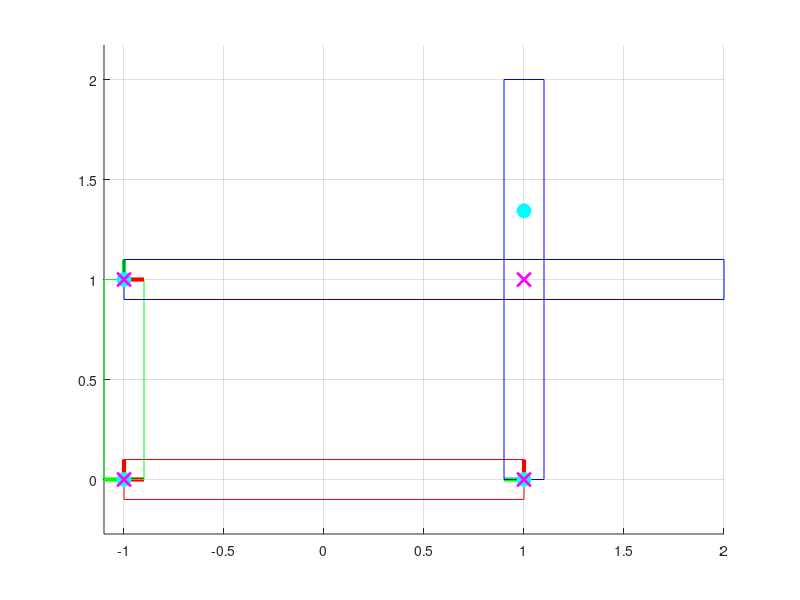

This chart was generated by the following MATLAB code: (Note: this script raises an error after producing the figure.)
function linkages(scene)
if nargin < 1
    scene = 0;
end

% Set up the scene here.
% Note that links don't have to be placed exactly. The first call to
% solveLinkage() will automatically snap the links so that all the
% constraints are satisfied.
%% Must donwload Optimize Toolbox on MATLAB

%% Compiling: Run > 'Run: type code to run' > (i.e. Run linkages[case#])

linkages = [];
pins = [];
particles = [];
switch scene
    case 0
        % Crank-rocker
            loop = 1;
            % Bottom link
            links(1).angle = 0; % rotation from the positive x-axis
            links(1).pos = [-1;0]; % position of the center of rotation
            links(1).verts = [0,-0.1;2,-0.1;2,0.1;0,0.1]'; % display vertices
            % Left link
            links(2).angle = pi/2;
            links(2).pos = [-1;0];
            links(2).verts = [0,-0.1;1,-0.1;1,0.1;0,0.1]';
            % Right link
            links(3).angle = pi/2;
            links(3).pos = [1;0];
            links(3).verts = [0,-0.1;2,-0.1;2,0.1;0,0.1]';
            % Top link
            links(4).angle = 0;
            links(4).pos = [-1;1];
            links(4).verts = [0,-0.1;3,-0.1;3,0.1;0,0.1]';
            
            % Which link is grounded?
            grounded = 1; %%%%% 1 is the linkage that wants to be grounded
            % Which link is the driver?
            % Note: the driver must be attached (with a pin) to the ground.
            driver = 2; %%%%% 2 is drives the linkage (left linkage)
            
            % Bottom-left
            pins(1).links = [1,2];
            pins(1).pts = [0,0;0,0]';
            % Bottom-right
            pins(2).links = [1,3];
            pins(2).pts = [2,0;0,0]';
            % Left-top
            pins(3).links = [2,4];
            pins(3).pts = [1,0;0,0]';
            % Right-top
            pins(4).links = [3,4];
            pins(4).pts = [1+rand(1),0;2,0]'; % pin location on link3 is randomized
            
            % List of tracer particles for display
            particles(1).link = 4; % which link?
            particles(1).pt = [0.5;0.1]; % tracer particle point in local coords
            particles(1).ptsWorld = zeros(2,0); % transformed points, initially empty
            particles(2).link = 4;
            particles(2).pt = [2.5;-0.1];
            particles(2).ptsWorld = zeros(2,0);
    





    %% Assignment
    case 1
        % Drag-link
        loop = 1;
            % Bottom link
            links(1).angle = 0; % rotation from the positive x-axis
            links(1).pos = [-1;0]; % position of the center of rotation
            links(1).verts = [0,-0.1;1,-0.1;1,0.1;0,0.1]'; % display vertices
%                                    ^      ^           
            % Left link
            links(2).angle = pi/2;
            links(2).pos = [-1;0];
            links(2).verts = [0,-0.1;1.5,-0.1;1.5,0.1;0,0.1]';
            
            % Right link
            links(3).angle = pi/2;
            links(3).pos = [1;0];
            links(3).verts = [0,-0.1;2,-0.1;2,0.1;0,0.1]';
            
            % Top link
            links(4).angle = 0;
            links(4).pos = [-1;1];
            links(4).verts = [0,-0.1;2,-0.1;2,0.1;0,0.1]';
            
            % Which link is grounded?
            grounded = 1; %%%%% 1 is the linkage that wants to be grounded
            % Which link is the driver?
            % Note: the driver must be attached (with a pin) to the ground.
            driver = 2; %%%%% 2 is drives the linkage (left linkage)
            
            % Bottom-left
            pins(1).links = [1,2];
            pins(1).pts = [0,0;0,0]';
            
            % Bottom-right
            pins(2).links = [1,3];
            pins(2).pts = [1,0;0,0]';
            
            % Left-top
            pins(3).links = [2,4];
            pins(3).pts = [1.5,0;0,0]';
            
            % Right-top
            pins(4).links = [3,4];
            pins(4).pts = [2,0;2,0]'; % pin location on link3 is randomized
            
            % List of tracer particles for display
            particles(1).link = 4; % which link?
            particles(1).pt = [0;0.1]; % tracer particle point in local coords
            particles(1).ptsWorld = zeros(2,0); % transformed points, initially empty
            particles(2).link = 4;
            particles(2).pt = [2;-0.1];
            particles(2).ptsWorld = zeros(2,0);
    

           %% Fix: Creating rocking motion %%%%%%%%%%
    case 2
        % Double-rocker
           loop = 0;
            % Bottom link
            links(1).angle = 0; % rotation from the positive x-axis
            links(1).pos = [-1;0]; % position of the center of rotation
            links(1).verts = [0,-0.1;1.5,-0.1;1.5,0.1;0,0.1]'; % display vertices
            % Left link
            links(2).angle = pi/2;
            links(2).pos = [-1;0];
            links(2).verts = [0,-0.1;2,-0.1;2,0.1;0,0.1]';
            % Right link
            links(3).angle = pi/2;
            links(3).pos = [1;0];
            links(3).verts = [0,-0.1;1.8,-0.1;1.8,0.1;0,0.1]';
            % Top link
            links(4).angle = 0;
            links(4).pos = [-1;1];
            links(4).verts = [0,-0.1;1,-0.1;1,0.1;0,0.1]';
            
            % Which link is grounded?
            grounded = 1; %%%%% 1 is the linkage that wants to be grounded
            % Which link is the driver?
            % Note: the driver must be attached (with a pin) to the ground.
            driver = 2; %%%%% 2 is drives the linkage (left linkage)
            
            % Bottom-left
            pins(1).links = [1,2];
            pins(1).pts = [0,0;0,0]';
            % Bottom-right
            pins(2).links = [1,3];
            pins(2).pts = [1.5,0;0,0]';
            % Left-top
            pins(3).links = [2,4];
            pins(3).pts = [2,0;0,0]';
            % Right-top
            pins(4).links = [3,4];
            pins(4).pts = [1.8,0;1,0]'; % pin location on link3 is randomized
            
            % List of tracer particles for display
            particles(1).link = 4; % which link?
            particles(1).pt = [0;0.1]; % tracer particle point in local coords
            particles(1).ptsWorld = zeros(2,0); % transformed points, initially empty
            particles(2).link = 4;
            particles(2).pt = [1;-0.1];
            particles(2).ptsWorld = zeros(2,0);
    
    
    case 3
        % Hoekens
            loop = 1;
            % Bottom link
            links(1).angle = 0; % rotation from the positive x-axis
            links(1).pos = [-1;0]; % position of the center of rotation
            links(1).verts = [0,-0.1;1,-0.1;1,0.1;0,0.1]'; % display vertices
            % Left link
            links(2).angle = pi/2;
            links(2).pos = [-1;0];
            links(2).verts = [0,-0.1;0.5,-0.1;0.5,0.1;0,0.1]';
            % Right link
            links(3).angle = pi/2;
            links(3).pos = [1;0];
            links(3).verts = [0,-0.1;1.5,-0.1;1.5,0.1;0,0.1]';
            % Top link
            links(4).angle = 0;
            links(4).pos = [-1;1];
            links(4).verts = [0,-0.1;3,-0.1;3,0.1;0,0.1]';
            
            % Which link is grounded?
            grounded = 1; %%%%% 1 is the linkage that wants to be grounded
            % Which link is the driver?
            % Note: the driver must be attached (with a pin) to the ground.
            driver = 2; %%%%% 2 is drives the linkage (left linkage)
            
            % Bottom-left
            pins(1).links = [1,2];
            pins(1).pts = [0,0;0,0]';
            % Bottom-right
            pins(2).links = [1,3];
            pins(2).pts = [1,0;0,0]';
            % Left-top
            pins(3).links = [2,4];
            pins(3).pts = [0.5,0;0,0]';
            % Right-top
            pins(4).links = [3,4];
            pins(4).pts = [1.5,0;1.5,0]'; % pin location on link3 is randomized
            
            % List of tracer particles for display
            particles(1).link = 4; % which link?
            particles(1).pt = [3;0.1]; % tracer particle point in local coords
            particles(1).ptsWorld = zeros(2,0); % transformed points, initially empty


    case 4
        % Peaucellier-Lipkin
        %%% Still Working Progress %%%%
            loop = 1;
            
            % Bottom link
            links(1).angle = 0; % rotation from the positive x-axis
            links(1).pos = [0;0]; % position of the center of rotation
            links(1).verts = [0,-0.1;1,-0.1;1,0.1;0,0.1]'; % display vertices
            % Left link
            links(2).angle = pi/2;
            links(2).pos = [0;0];
            links(2).verts = [0,-0.1;1,-0.1;1,0.1;0,0.1]';
            % Right link
             links(3).angle = pi/4;
             links(3).pos = [1;0];
             links(3).verts = [0,-0.1;1,-0.1;1,0.1;0,0.1]';
            % Top link
%             links(4).angle = 0;
%             links(4).pos = [-1;1];
%             links(4).verts = [0,-0.1;3,-0.1;3,0.1;0,0.1]';
            
            % Which link is grounded?
            grounded = 1; %%%%% 1 is the linkage that wants to be grounded
            % Which link is the driver?
            % Note: the driver must be attached (with a pin) to the ground.
            driver = 3; %%%%% 2 is drives the linkage (left linkage)
            
            % Bottom-left
            pins(1).links = [1,2];
            pins(1).pts = [0,0;0,0]';
            % Bottom-right
             pins(2).links = [1,3]; 
             pins(2).pts = [1,0;0,0]';
            % Left-top
%              pins(3).links = [2,4];
%              pins(3).pts = [1,0;0,0]';
            % Right-top
%             pins(4).links = [3,4];
%             pins(4).pts = [1,0;2,0]'; % pin location on link3 is randomized
            
            % List of tracer particles for display
%             particles(1).link = 4; % which link?
%             particles(1).pt = [0.5;0.1]; % tracer particle point in local coords
%             particles(1).ptsWorld = zeros(2,0); % transformed points, initially empty
%             particles(2).link = 4;
%             particles(2).pt = [2.5;-0.1];
%             particles(2).ptsWorld = zeros(2,0);
            
            
            
            
            
            
            
            
            
            
            
            
            
            
            
            % Bottom Link
%             links(1).angle = 0; % rotation from the positive x-axis
%             links(1).pos = [-1;0]; % position of the center of rotation
%             links(1).verts = [0,-0.1;1.5,-0.1;1.5,0.1;0,0.1]'; % display vertices
%             % Left link
%             links(2).angle = 0;
%             links(2).pos = [-1;0];
%             links(2).verts = [0,-0.1;1.5,-0.1;1.5,0.1;0,0.1]';
            % Right link
%             links(3).angle = pi/2;
%             links(3).pos = [1;0];
%             links(3).verts = [0,-0.1;2,-0.1;2,0.1;0,0.1]';
            % Top link
%             links(4).angle = 0;
%             links(4).pos = [-1;1];
%             links(4).verts = [0,-0.1;3,-0.1;3,0.1;0,0.1]';

            % Extra Link
%             links(5).angle = pi/2;
%             links(5).pos = [-1;0];
%             links(5).verts = [0,-0.1;1.5,-0.1;1.5,0.1;0,0.1]';
            
            % Which link is grounded?
%             grounded = 1; %%%%% 1 is the linkage that wants to be grounded
%             % Which link is the driver?
%             % Note: the driver must be attached (with a pin) to the ground.
%             driver = 2; %%%%% 2 is drives the linkage (left linkage)
%             
%             % Bottom-left
%             pins(1).links = [1,2];
%             pins(1).pts = [2.25,0;2,0]';
            % Bottom-right
%             pins(2).links = [1,3];
%             pins(2).pts = [2,0;0,0]';
            % Left-top
%             pins(3).links = [2,4];
%             pins(3).pts = [1,0;0,0]';
            % Right-top
%             pins(4).links = [3,4];
%             pins(4).pts = [1+rand(1),0;2,0]'; % pin location on link3 is randomized

            % Extra Linkage: Bottom-Left #2
%             pins(5).links = [1,5];
%             pins(5).pts = [1.5,0;1.5,0]';
            
            % List of tracer particles for display
%             particles(1).link = 4; % which link?
%             particles(1).pt = [0.5;0.1]; % tracer particle point in local coords
%             particles(1).ptsWorld = zeros(2,0); % transformed points, initially empty
%             particles(2).link = 4;
%             particles(2).pt = [2.5;-0.1];
%             particles(2).ptsWorld = zeros(2,0);
        
        

        
        
        
        
        
        
%             % Bottom link
%             links(1).angle = 0; % rotation from the positive x-axis
%             links(1).pos = [-1;0]; % position of the center of rotation
%             links(1).verts = [0,-0.1;1.5,-0.1;1.5,0.1;0,0.1]'; % display vertices
%             % Left link
%             links(3).angle = pi;
%             links(3).pos = [1;0];
%             links(3).verts = [0,-0.1;1.5,-0.1;1.5,0.1;0,0.1]';
%             % Right link
%             links(2).angle = pi/2;
%             links(2).pos = [-1;0];
%             links(2).verts = [0,-0.1;2,-0.1;2,0.1;0,0.1]';
%             
%             % Top link
% %             links(4).angle = 0;
% %             links(4).pos = [-1;1];
% %             links(4).verts = [0,-0.1;1.5,-0.1;1.5,0.1;0,0.1]';
%             
%             % Which link is grounded?
%             grounded = 1; %%%%% 1 is the linkage that wants to be grounded
%             % Which link is the driver?
%             % Note: the driver must be attached (with a pin) to the ground.
%             driver = 3; %%%%% 2 is drives the linkage (left linkage)
%             
%             % Bottom-left
%             pins(1).links = [1,2];
%             pins(1).pts = [0,0;0,0]';
%             % Bottom-right
%             pins(2).links = [1,3];
%             pins(2).pts = [1.5,0;1.5,0]';
%             % Left-top
% %             pins(3).links = [2,4];
% %             pins(3).pts = [1,0;0,0]';
% %             % Right-top
% %             pins(4).links = [3,4];
% %             pins(4).pts = [1+rand(1),0;2,0]'; % pin location on link3 is randomized
%             
%             % List of tracer particles for display
%             particles(1).link = 3; % which link?
%             particles(1).pt = [0;0.1]; % tracer particle point in local coords
%             particles(1).ptsWorld = zeros(0,0); % transformed points, initially empty
%             particles(2).link = 3;
%             particles(2).pt = [0;-0.1];
%             particles(2).ptsWorld = zeros(0,0);


    case 5
        % Klann
            loop = 1;
            % Bottom link
            links(1).angle = 0; % rotation from the positive x-axis
            links(1).pos = [-1;0]; % position of the center of rotation
            links(1).verts = [0,-0.1;2,-0.1;2,0.1;0,0.1]'; % display vertices
            % Left link
            links(2).angle = pi/2;
            links(2).pos = [-1;0];
            links(2).verts = [0,-0.1;1,-0.1;1,0.1;0,0.1]';
            % Right link
            links(3).angle = pi/2;
            links(3).pos = [1;0];
            links(3).verts = [0,-0.1;2,-0.1;2,0.1;0,0.1]';
            % Top link
            links(4).angle = 0;
            links(4).pos = [-1;1];
            links(4).verts = [0,-0.1;3,-0.1;3,0.1;0,0.1]';
            
            % Which link is grounded?
            grounded = 1; %%%%% 1 is the linkage that wants to be grounded
            % Which link is the driver?
            % Note: the driver must be attached (with a pin) to the ground.
            driver = 2; %%%%% 2 is drives the linkage (left linkage)
            
            % Bottom-left
            pins(1).links = [1,2];
            pins(1).pts = [0,0;0,0]';
            % Bottom-right
            pins(2).links = [1,3];
            pins(2).pts = [2,0;0,0]';
            % Left-top
            pins(3).links = [2,4];
            pins(3).pts = [1,0;0,0]';
            % Right-top
            pins(4).links = [3,4];
            pins(4).pts = [1+rand(1),0;2,0]'; % pin location on link3 is randomized
            
            % List of tracer particles for display
            particles(1).link = 4; % which link?
            particles(1).pt = [0.5;0.1]; % tracer particle point in local coords
            particles(1).ptsWorld = zeros(2,0); % transformed points, initially empty
            particles(2).link = 4;
            particles(2).pt = [2.5;-0.1];
            particles(2).ptsWorld = zeros(2,0);
    
    





    case 10
        % Extra credit!
end

% Initialize
for i = 1 : length(links)
    links(i).grounded = (i == grounded);
    links(i).driver = (i == driver);
    % These target quantities are only used for grounded and driver links
    links(i).angleTarget = links(i).angle;
    links(i).posTarget = links(i).pos;
end
drawScene(links,pins,particles,true);

% lsqnonlin options
if verLessThan('matlab','8.1')
    opt = optimset(...
        'Jacobian','on',...
        'DerivativeCheck','off',...
        'Display','off'); % final-detailed iter-detailed off
else
    opt = optimoptions('lsqnonlin',...
        'Jacobian','on',...
        'DerivativeCheck','off',...
        'Display','off'); % final-detailed iter-detailed off
end

% Simulation loop
t = 0; % current time 
T = 1; % final time
dt = 0.01; % time step
angVel = 2*pi; % driver angular velocity

while t < T
    % Procedurally set the driver angle.
    % Right now, the target angle is being linearly increased, but you may
    % want to do something else.
    links(driver).angleTarget = links(driver).angleTarget + dt*angVel;
    
    % Solve for linkage orientations and positions
    [links,feasible] = solveLinkage(links,pins,opt);
    
    % Update particle positions
    particles = updateParticles(links,particles);
    
    % Draw scene
    drawScene(links,pins,particles);
    
    %%% Double-Rocker Angles
    
    if (loop == 0)

      minAng = pi/3;
      maxAng = pi;

      if links(driver).angleTarget < minAng
         angVel = -1 * angVel;
      end
      
      if links(driver).angleTarget > maxAng
         angVel = -1 * angVel;
      end
    
    end

    % Quit if over-constrained
    if ~feasible
        break;
    end
    t = t + dt;
end

end

%%
function [R,dR] = rotationMatrix(angle)
c = cos(angle);
s = sin(angle);
% Rotation matrix
R = zeros(2);
R(1,1) = c;
R(1,2) = -s;
R(2,1) = s;
R(2,2) = c;
if nargout >= 2
    % Rotation matrix derivative
    dR = zeros(2);
    dR(1,1) = -s;
    dR(1,2) = -c;
    dR(2,1) = c;
    dR(2,2) = -s;
end
end

%%
function [links,feasible] = solveLinkage(links,pins,opt)
nlinks = length(links);
% Extract the current angles and positions into a vector
angPos0 = zeros(3*nlinks,1);
for i = 1 : nlinks
    link = links(i);
    ii = (i-1)*3+(1:3);
    angPos0(ii(1)) = link.angle;
    angPos0(ii(2:3)) = link.pos;
end
% Limits
lb = -inf(size(angPos0));
ub =  inf(size(angPos0));
% Solve for angles and positions
[angPos,r2] = lsqnonlin(@(angPos)objFun(angPos,links,pins),angPos0,lb,ub,opt);
% If the mechanism is feasible, then the residual should be zero
feasible = true;
if r2 > 1e-6
    fprintf('Mechanism is over constrained!\n');
    feasible = false;
end
% Extract the angles and positions from the values in the vector
for i = 1 : length(links)
    ii = (i-1)*3+(1:3);
    links(i).angle = angPos(ii(1));
    links(i).pos = angPos(ii(2:3));
end
end

%%
function [f,J] = objFun(angPos,links,pins)
nlinks = length(links);
npins = length(pins);
% Temporarily change angles and positions of the links. These changes will
% be undone when exiting this function.
for i = 1 : nlinks
    ii = (i-1)*3+(1:3);
    links(i).angle = angPos(ii(1));
    links(i).pos = angPos(ii(2:3));
end

% Evaluate constraints
ndof = 3*nlinks;
ncon = 3 + 3 + 2*npins; % 3 for ground, 3 for driver, 2*npins for pins
f = zeros(ncon,1);
J = zeros(ncon,ndof);
k = 0;
% Some angles and positions are fixed
for i = 1 : nlinks
    link = links(i);
    if link.grounded || link.driver
        % Grounded and driver links have their angles and positions
        % prescribed.
        f(k+1,    1) = link.angle - link.angleTarget;
        f(k+(2:3),1) = link.pos - link.posTarget;
        % The Jacobian of this constraint is the identity matrix
        J(k+(1:3),k+(1:3)) = eye(3);
        k = k + 3;
    end
end
% Pin constraints
for i = 1 : npins
    pin = pins(i);
    rows = k+(1:2); % row index of this pin constraint
    indLinkA = pin.links(1); % array index of link A
    indLinkB = pin.links(2); % array index of link B
    linkA = links(indLinkA);
    linkB = links(indLinkB);
    [Ra,dRa] = rotationMatrix(linkA.angle);
    [Rb,dRb] = rotationMatrix(linkB.angle);
    % Local positions
    ra = pin.pts(:,1);
    rb = pin.pts(:,2);
    % World positions
    xa = Ra * ra + linkA.pos;
    xb = Rb * rb + linkB.pos;
    p = xa(1:2) - xb(1:2);
    f(rows,1) = p;
    % Column indices for the angles and positions of links A and B
    colAngA = (indLinkA-1)*3 + 1;
    colPosA = (indLinkA-1)*3 + (2:3);
    colAngB = (indLinkB-1)*3 + 1;
    colPosB = (indLinkB-1)*3 + (2:3);
    % The Jacobian of this constraint is the partial derivative of f wrt
    % the angles and positions of the two links.
    J(rows,colAngA) = dRa * ra;
    J(rows,colPosA) = eye(2);
    J(rows,colAngB) = -dRb * rb;
    J(rows,colPosB) = -eye(2);
    k = k + 2;
end
end

%%
function particles = updateParticles(links,particles)
% Transform particle position from local to world
for i = 1 : length(particles)
    particle = particles(i);
    link = links(particle.link);
    R = rotationMatrix(link.angle);
    x = R * particle.pt + link.pos;
    % Append world position to the array (grows indefinitely)
    particles(i).ptsWorld(:,end+1) = x;
end
end

%%
function drawScene(links,pins,particles,initialize)
if nargin < 4
    initialize = false;
end
if initialize
    clf;
else
    cla;
end
hold on;
grid on;
% Draw links
for i = 1 : length(links)
    link = links(i);
    R = rotationMatrix(link.angle);
    % Draw frame
    p = link.pos; % frame origin
    s = 0.1; % frame display size
    px = p + s*R(:,1); % frame x-axis
    py = p + s*R(:,2); % frame y-axis
    plot([p(1),px(1)],[p(2),px(2)],'r','LineWidth',3);
    plot([p(1),py(1)],[p(2),py(2)],'g','LineWidth',3);
    % Draw link geometry
    if link.grounded
        color = [1 0 0];
    elseif link.driver
        color = [0 1 0];
    else
        color = [0 0 1];
    end
    E = [R,link.pos;0,0,1]; % transformation matrix
    vertsLocal = [link.verts;ones(1,size(link.verts,2))];
    vertsWorld = E * vertsLocal;
    plot(vertsWorld(1,[1:end,1]),vertsWorld(2,[1:end,1]),'Color',color);
end
% Draw pins
for i = 1 : length(pins)
    pin = pins(i);
    linkA = links(pin.links(1));
    linkB = links(pin.links(2));
    Ra = rotationMatrix(linkA.angle);
    Rb = rotationMatrix(linkB.angle);
    xa = Ra * pin.pts(:,1) + linkA.pos;
    xb = Rb * pin.pts(:,2) + linkB.pos;
    plot(xa(1),xa(2),'co','MarkerSize',10,'MarkerFaceColor','c');
    plot(xb(1),xb(2),'mx','MarkerSize',10,'LineWidth',2);
end
% Draw particles
for i = 1 : length(particles)
    particle = particles(i);
    if ~isempty(particle.ptsWorld)
        plot(particle.ptsWorld(1,:),particle.ptsWorld(2,:),'k');
        plot(particle.ptsWorld(1,end),particle.ptsWorld(2,end),'ko');
    end
end
axis equal;
drawnow;
end
